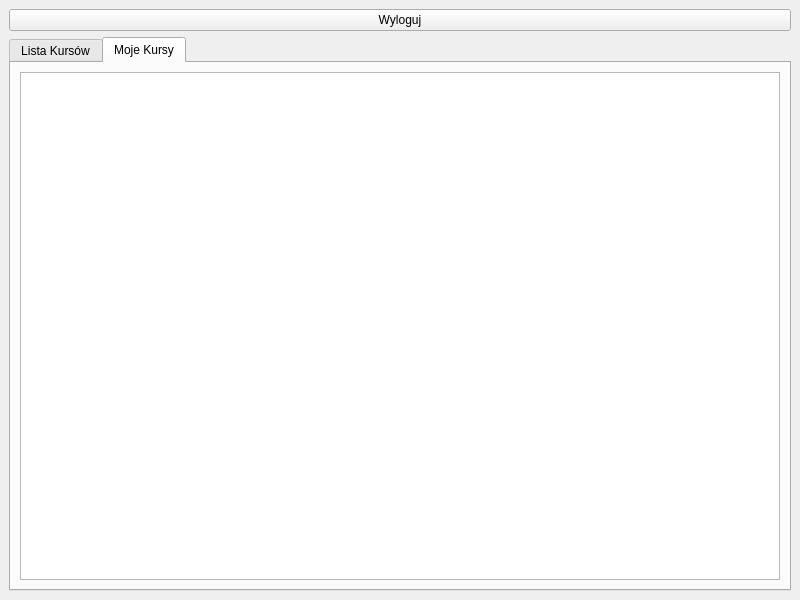
<?xml version="1.0" encoding="UTF-8"?>
<ui version="4.0">
 <class>StudentWindow</class>
 <widget class="QMainWindow" name="StudentWindow">
  <property name="geometry">
   <rect>
    <x>0</x>
    <y>0</y>
    <width>800</width>
    <height>600</height>
   </rect>
  </property>
  <property name="minimumSize">
   <size>
    <width>800</width>
    <height>600</height>
   </size>
  </property>
  <property name="windowTitle">
   <string>MainWindow</string>
  </property>
  <widget class="QWidget" name="centralwidget">
   <layout class="QVBoxLayout" name="verticalLayout">
    <item>
     <widget class="QPushButton" name="wylogujButton">
      <property name="text">
       <string>Wyloguj</string>
      </property>
     </widget>
    </item>
    <item>
     <widget class="QTabWidget" name="tabWidget">
      <property name="currentIndex">
       <number>1</number>
      </property>
      <widget class="QWidget" name="ListaKursow">
       <attribute name="title">
        <string>Lista Kursów</string>
       </attribute>
       <layout class="QVBoxLayout" name="verticalLayout_2">
        <item>
         <layout class="QHBoxLayout" name="horizontalLayout">
          <item>
           <widget class="QPushButton" name="zapiszKursButton">
            <property name="text">
             <string>Zapisz na kurs</string>
            </property>
           </widget>
          </item>
         </layout>
        </item>
        <item>
         <widget class="QTableWidget" name="listaKursowTableWidget">
          <property name="editTriggers">
           <set>QAbstractItemView::EditTrigger::NoEditTriggers</set>
          </property>
          <attribute name="horizontalHeaderCascadingSectionResizes">
           <bool>true</bool>
          </attribute>
          <attribute name="horizontalHeaderDefaultSectionSize">
           <number>250</number>
          </attribute>
          <attribute name="verticalHeaderVisible">
           <bool>false</bool>
          </attribute>
         </widget>
        </item>
       </layout>
      </widget>
      <widget class="QWidget" name="MojeKursy">
       <attribute name="title">
        <string>Moje Kursy</string>
       </attribute>
       <layout class="QVBoxLayout" name="verticalLayout_3">
        <item>
         <widget class="QTableWidget" name="mojeKursyTableWidget">
          <property name="editTriggers">
           <set>QAbstractItemView::EditTrigger::NoEditTriggers</set>
          </property>
         </widget>
        </item>
       </layout>
      </widget>
     </widget>
    </item>
   </layout>
  </widget>
 </widget>
 <resources/>
 <connections/>
</ui>
